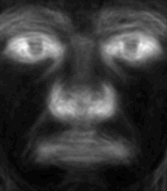
#> input picture templates/cropped/cropped_average_blurred_image.png, 167 x 191 px
$ python checker.py
#> lines starting #> are read from the running program, lines starting #| are printed output that depends on the picture
import cv2
import numpy as np
import matplotlib.pyplot as plt
from tqdm import tqdm
import tkinter.filedialog as fd


# [45 lines left out: function sliding_probability_match, not called in this run]


def prepare_image_for_face_recognition(img, template_width=100, template_height=100, max_angle_deviation=20):
    """
    Detects possible face regions by combining HSV, YCbCr, and RGB skin color detection,
    and filters for plausible face ellipses.
    """
    # Contrast enhancement
    ycrcb = cv2.cvtColor(img, cv2.COLOR_BGR2YCrCb)
    y, cr, cb = cv2.split(ycrcb)
    clahe = cv2.createCLAHE(clipLimit=2.0, tileGridSize=(8, 8))
    y_eq = clahe.apply(y)
    img_clahe = cv2.merge((y_eq, cr, cb))
    img_bgr_eq = cv2.cvtColor(img_clahe, cv2.COLOR_YCrCb2BGR)

    hsv = cv2.cvtColor(img_bgr_eq, cv2.COLOR_BGR2HSV)
    ycbcr = cv2.cvtColor(img_bgr_eq, cv2.COLOR_BGR2YCrCb)
    rgb = img_bgr_eq

    # --- HSV Mask ---
    lower_hsv = np.array([0, 40, 60], dtype=np.uint8)
    upper_hsv = np.array([25, 255, 255], dtype=np.uint8)
    mask_hsv = cv2.inRange(hsv, lower_hsv, upper_hsv)

    # --- YCbCr Mask ---
    lower_ycbcr = np.array([0, 133, 77], dtype=np.uint8)
    upper_ycbcr = np.array([255, 173, 127], dtype=np.uint8)
    mask_ycbcr = cv2.inRange(ycbcr, lower_ycbcr, upper_ycbcr)

    # --- RGB Mask ---
    R = rgb[:, :, 2]
    G = rgb[:, :, 1]
    B = rgb[:, :, 0]

    cond_rgb = (
        (R > 60) & (G > 30) & (B > 15) &
        ((np.max(rgb, axis=2) - np.min(rgb, axis=2)) > 10) &
        (np.abs(R - G) > 10) & (R > B)
    )
    mask_rgb = (cond_rgb.astype(np.uint8)) * 255

    # Convert masks to binary
    m1 = (mask_hsv > 0).astype(np.uint8)
    m2 = (mask_ycbcr > 0).astype(np.uint8)
    m3 = (mask_rgb > 0).astype(np.uint8)

    # Majority vote: keep pixel if detected in at least 2 masks
    combined = m1 + m2 + m3
    skin_mask = np.where(combined >= 2, 255, 0).astype(np.uint8)

    # --- Morphological Refinement ---
    kernel = cv2.getStructuringElement(cv2.MORPH_ELLIPSE, (5, 5))
    skin_mask = cv2.morphologyEx(skin_mask, cv2.MORPH_OPEN, kernel, iterations=2)
    skin_mask = cv2.morphologyEx(skin_mask, cv2.MORPH_CLOSE, kernel, iterations=2)

    # --- Contour + Ellipse Filtering ---
    contours, _ = cv2.findContours(skin_mask, cv2.RETR_EXTERNAL, cv2.CHAIN_APPROX_SIMPLE)
    mask = np.zeros_like(skin_mask)
    scales = []
    valid_ellipses = []

    template_aspect = template_height / template_width

    for contour in contours:
        if cv2.contourArea(contour) < 1000:
            continue
        if len(contour) >= 5:
            ellipse = cv2.fitEllipse(contour)
            (center, axes, angle) = ellipse
            major_axis = max(axes)
            minor_axis = min(axes)

            if minor_axis < 30 or major_axis < 30:
                continue
            if min(angle, 180 - angle) > max_angle_deviation:
                continue

            aspect_ratio = major_axis / minor_axis
            if aspect_ratio < 0.4 or aspect_ratio > 2.8:
                continue

            scale = minor_axis / template_width if aspect_ratio > template_aspect else major_axis / template_height

            cv2.ellipse(mask, ellipse, 255, -1)
            scales.append(scale)
            valid_ellipses.append(ellipse)

    return mask, scales, valid_ellipses


# Select input image
img_path = fd.askopenfilename()
#> the answer given: templates/cropped/cropped_average_blurred_image.png
if not img_path:
    print("Error: invalid file")
    exit(1)

# Load original image and grayscale template
orig_img = cv2.imread(img_path)
#> orig_img is the input picture: shape (191, 167, 3); min 0, max 38, mean 8.4
template = cv2.imread('./templates/cropped/cropped_average_blurred_image.png', cv2.IMREAD_GRAYSCALE)
#> template: shape (191, 167); min 0, max 38, mean 8.4
template_h, template_w = template.shape[:2]
#> template_h = 191; template_w = 167

# Detect face candidates
mask, scales, valid_ellipses = prepare_image_for_face_recognition(orig_img, template_w, template_h, max_angle_deviation=45)
#> in prepare_image_for_face_recognition, `ycrcb = cv2.cvtColor(img, cv2.COLOR_BGR2YCrCb)`: ycrcb: shape (191, 167, 3); mean of channels 0, 1, 2 8.4, 128, 128
#> in prepare_image_for_face_recognition, `y, cr, cb = cv2.split(ycrcb)`: cr: shape (191, 167); every value is 128
#> in prepare_image_for_face_recognition, `y_eq = clahe.apply(y)`:
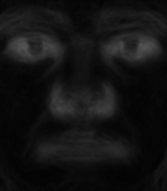
#> y_eq: shape (191, 167); min 2, max 85, mean 18.7
#> in prepare_image_for_face_recognition, `img_clahe = cv2.merge((y_eq, cr, cb))`: img_clahe: shape (191, 167, 3); mean of channels 0, 1, 2 18.7, 128, 128
#> in prepare_image_for_face_recognition, `hsv = cv2.cvtColor(img_bgr_eq, cv2.COLOR_BGR2HSV)`: hsv: shape (191, 167, 3); mean H, S, V 0, 0, 18.7
#> in prepare_image_for_face_recognition, `mask_hsv = cv2.inRange(hsv, lower_hsv, upper_hsv)`: mask_hsv: shape (191, 167); every value is 0
#> in prepare_image_for_face_recognition, `contours, _ = cv2.findContours(skin_mask, cv2.RETR_EXTERNAL, cv2.CHAIN..`: contours = []
#> scales = []; valid_ellipses = []

# Prepare grayscale and edges
gray_img = cv2.cvtColor(orig_img, cv2.COLOR_BGR2GRAY)
edges = cv2.Canny(gray_img, 128, 255)
masked_edges = np.multiply(edges, mask)
masked_edges = cv2.normalize(masked_edges, None, 0, 255, cv2.NORM_MINMAX)

# Perform matching per candidate region
face_results = []
for idx, scale in enumerate(scales):
    ellipse = valid_ellipses[idx]
    (center, axes, angle) = ellipse
    cx, cy = int(center[0]), int(center[1])
    w, h = int(axes[0] * 1.5), int(axes[1] * 1.5)

    x0, y0 = max(0, cx - w // 2), max(0, cy - h // 2)
    x1, y1 = min(gray_img.shape[1], cx + w // 2), min(gray_img.shape[0], cy + h // 2)

    roi = masked_edges[y0:y1, x0:x1]
    roi_mask = mask[y0:y1, x0:x1]
    roi = np.multiply(roi, roi_mask)

    best_score, best_loc, _, best_scale = sliding_probability_match(roi, template, [scale], stride=2)
    abs_x = x0 + best_loc[0]
    abs_y = y0 + best_loc[1]
    face_results.append((best_score, (abs_x, abs_y), best_scale))
#> this loop made 0 passes
#> after the loop, face_results = []

# Visualize results
# Draw circles on original image
for score, loc, scale in face_results:
    x, y = loc
    radius = int(min(template_w, template_h) * scale * 0.4)
    cv2.circle(orig_img, (x + radius, y + radius), radius, (0, 255, 0), 2)

# Draw circles on edge map
for score, loc, scale in face_results:
    x, y = loc
    radius = int(min(template_w, template_h) * scale * 0.4)
    cv2.circle(masked_edges, (x + radius, y + radius), radius, 255, 1)

# Plot
plt.figure(figsize=(15, 5))
plt.subplot(131)
plt.title("Original with Detections")
plt.imshow(cv2.cvtColor(orig_img, cv2.COLOR_BGR2RGB))

plt.subplot(132)
plt.title("Skin Mask")
plt.imshow(mask, cmap='gray')

plt.subplot(133)
plt.title("Edge Map with Matches")
plt.imshow(masked_edges, cmap='gray')

plt.tight_layout()
plt.show()
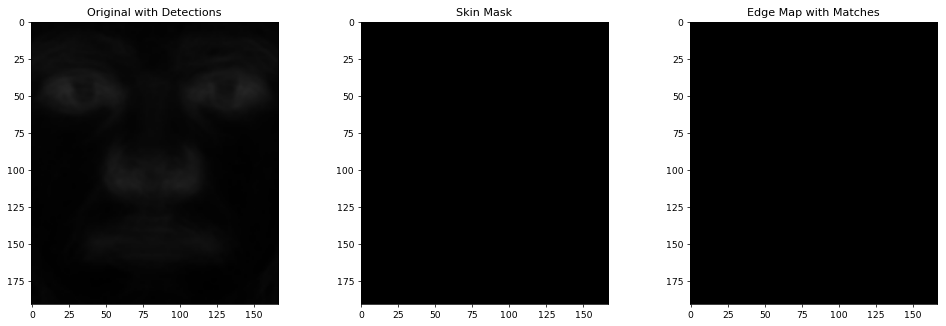
#> figure drawn by matplotlib, 3 panels
